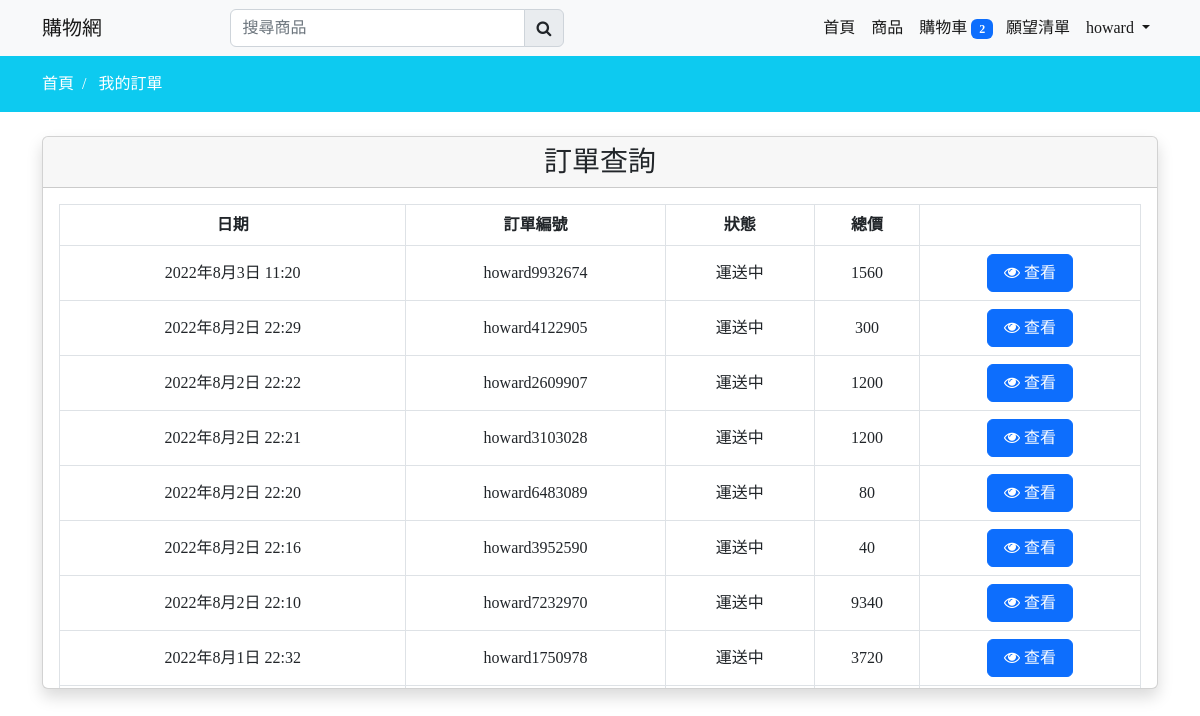
The page /my_order/ (signed in) on the database its author committed.
### mainapp/models.py (models this page shows, shortened)
class Profile(models.Model):
    user = models.OneToOneField(User,on_delete=models.CASCADE,null=True,blank=True)
    first_name = models.CharField(max_length=150,null=True,blank=True)
    last_name = models.CharField(max_length=150,null=True,blank=True)
    phone = models.CharField(max_length=150,null=True,blank=True)
    address = models.CharField(max_length=150,null=True,blank=True)
    email = models.EmailField(max_length=150,null=True,blank=True)
    profile_image = models.ImageField(upload_to=get_profile_file_path,null=True,blank=True)
    create_at = models.DateTimeField(auto_now_add=True)
    @property
    def cart_item_total(self):
        total = len(self.cart_set.all())
        return total
    @property
    def wishlist_item_total(self):
        total = len(self.wishlist_set.all())
        return total

class Cart(models.Model):
    user = models.ForeignKey(Profile,on_delete=models.CASCADE)
    product = models.ForeignKey(Product,on_delete=models.CASCADE)
    product_qty = models.IntegerField(null=False,blank=False)
    create_at = models.DateTimeField(auto_now_add=True)

class Order(models.Model):
    user = models.ForeignKey(Profile,on_delete=models.CASCADE)
    first_name = models.CharField(max_length=150,null=False)
    last_name = models.CharField(max_length=150,null=False)
    email = models.CharField(max_length=150,null=False)
    phone = models.CharField(max_length=150,null=False)
    address = models.CharField(max_length=150,null=False)
    total_price = models.IntegerField(null=False)
    payment_mode = models.CharField(max_length=150,null=True,blank=True)
    payment_id = models.CharField(max_length=150,null=True,blank=True)
    orderstatus = (
        ('運送中','運送中'),
        ('完成','完成')
    )
    status = models.CharField(max_length=150,default='運送中',choices=orderstatus)
    message = models.TextField(null=True,blank=True)
    tracking_num = models.CharField(max_length=150,null=True,blank=True)
    create_at = models.DateTimeField(auto_now_add=True)
    update_at = models.DateTimeField(auto_now=True)

### mainapp/controller/order.py (the view)
# urls.py: path('my_order/',order.my_order, name='my_order'),
@login_required
def my_order(request):
    profile = Profile.objects.get(user=request.user)
    orders = Order.objects.filter(user=request.user.profile).order_by('-create_at')
    return render(request,'store/order.html',locals())

### mainapp/templates/store/order.html (shortened to what this page needs)
{% extends 'store/layouts/main.html' %}
{% block content %}
<div class="py-3 bg-info">
    <div class="container">
        <a class="text-white" href="{% url 'home' %}">首頁 &nbsp;/ &nbsp;</a>
        <a class="text-white" href="{% url 'my_order' %}">我的訂單</a>
    </div>
</div>
<div class="container mt-4">
    <div class="row">
        <div class="col-md-12">
            <div class="card shadow">
                <div class="card-header">
                    <h3 class="mb-0 text-center">訂單查詢</h3>
                </div>
                <div class="card-body order-height">
                    <table class="table table-bordered">
                        <thead>
                            <tr class="text-center">
                                <th>日期</th>
                                <th>訂單編號</th>
                                <th>狀態</th>
                                <th>總價</th>
                                <th></th>
                            </tr>
                        </thead>
                        <tbody>
                            {% for item in orders %}
                                <tr class="align-middle text-center">
                                    <td>{{item.create_at}}</td>
                                    <td>{{item.tracking_num}}</td>
                                    <td class="text-center">{{item.status}}</td>
                                    <td class="text-center">{{item.total_price}}</td>
                                    <td class="text-center">
                                        <a href="{% url 'orderview' item.tracking_num %}" class="btn btn-primary px-3">
                                        <i class="fa fa-eye"></i> 查看</a>
                                    </td>
                                </tr>
                            {% endfor %}
                        </tbody>
                    </table>
                </div>
            </div>
        </div>
    </div>
</div>
{% endblock content %}

### mainapp/templates/store/inc/navbar.html (shortened to what this page needs)
<nav class="navbar navbar-expand-lg bg-light" id="item_count">
    <div class="container">
      <a class="navbar-brand" href="{% url 'home' %}">購物網</a>
      <div class="search-bar">
        <form action="{% url 'search_product' %}" method="POST">
          <div class="input-group">
            <input type="search" class="form-control" id="search_product" name="search_product" placeholder="搜尋商品" required>
            <button class="input-group-text"><i class="fa fa-search"></i></button>
          </div>
      </form>
      </div>
      <div class="collapse navbar-collapse" id="navbarNav">
        <ul class="navbar-nav ms-auto">
          <li class="nav-item">
            <a class="nav-link active {% if request.resolver_match.url_name == 'home' %}navactive{% endif %}" aria-current="page" href="{% url 'home' %}">首頁</a>
          </li>
          <li class="nav-item">
            <a class="nav-link active {% if request.resolver_match.url_name == 'collections' %}navactive{% endif %}" href="{% url 'collections' %}">商品</a>
          </li>
          <li class="nav-item">
            <a class="nav-link active {% if request.resolver_match.url_name == 'cart' %}navactive{% endif %}" aria-current="page" href="{% url 'cart' %}">
              購物車
              {% if profile.cart_item_total > 0 %}
              <span class="badge badge-pill bg-primary cart-count" style="margin-right: -3px;">{{profile.cart_item_total}}</span>
              {% endif %}
            </a>
          </li>
          <li class="nav-item">
            <a class="nav-link active {% if request.resolver_match.url_name == 'wishlist' %}navactive{% endif %}" aria-current="page" href="{% url 'wishlist' %}">
              願望清單
            </a>
          </li>
          {% if request.user.is_authenticated %}
          <li class="nav-item dropdown">
            <a class="nav-link dropdown-toggle active ints"
            href="#" role="button" data-bs-toggle="dropdown" aria-expanded="false">
              {{request.user}}
            </a>
          </li>
          {% else %}
          <li class="nav-item">
            <a class="nav-link" href="{% url 'login' %}">登入</a>
          </li>
          {% endif  %}
        </ul>
      </div>
    </div>
  </nav>

### static/css/custom.css (style rules this page uses)
.search-bar { width: 30% !important; margin-left: 10%; }

### mainapp/templates/store/order.html (style rules this page uses)
.order-height { height: 500px; overflow-y: auto; }

### mainapp/templates/store/layouts/main.html (style rules this page uses)
* { font-family: 'Noto Serif TC', serif; }
a { text-decoration: none; }

### rows shown on the page
Profile: cart_item_total "2"
Order: create_at "2022年8月3日 11:20", tracking_num "howard9932674", status "運送中", total_price "1560"
Order: create_at "2022年8月2日 22:29", tracking_num "howard4122905", status "運送中", total_price "300"
Order: create_at "2022年8月2日 22:22", tracking_num "howard2609907", status "運送中", total_price "1200"
Order: create_at "2022年8月2日 22:21", tracking_num "howard3103028", status "運送中", total_price "1200"
Order: create_at "2022年8月2日 22:20", tracking_num "howard6483089", status "運送中", total_price "80"
Order: create_at "2022年8月2日 22:16", tracking_num "howard3952590", status "運送中", total_price "40"
Order: create_at "2022年8月2日 22:10", tracking_num "howard7232970", status "運送中", total_price "9340"
Order: create_at "2022年8月1日 22:32", tracking_num "howard1750978", status "運送中", total_price "3720"

### other values the page prints
{{ request.user }} "howard"
